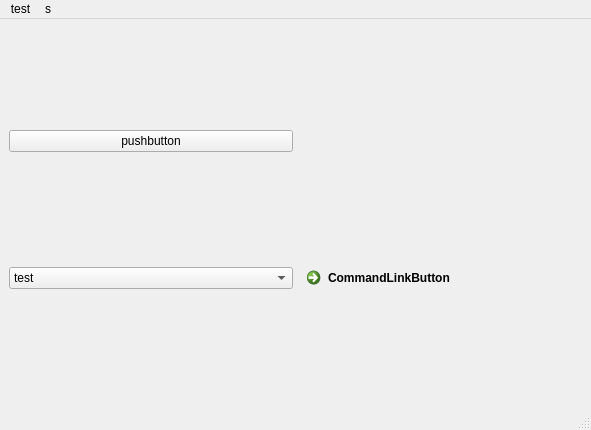
<?xml version="1.0" encoding="UTF-8"?>
<ui version="4.0">
 <class>MainWindow</class>
 <widget class="QMainWindow" name="MainWindow">
  <property name="geometry">
   <rect>
    <x>0</x>
    <y>0</y>
    <width>591</width>
    <height>430</height>
   </rect>
  </property>
  <property name="windowTitle">
   <string>MainWindow</string>
  </property>
  <widget class="QWidget" name="centralwidget">
   <layout class="QGridLayout" name="gridLayout">
    <item row="0" column="0">
     <widget class="QPushButton" name="pushButton">
      <property name="text">
       <string>pushbutton</string>
      </property>
     </widget>
    </item>
    <item row="1" column="0">
     <widget class="QComboBox" name="comboBox">
      <item>
       <property name="text">
        <string>test</string>
       </property>
      </item>
     </widget>
    </item>
    <item row="1" column="1">
     <widget class="QCommandLinkButton" name="commandLinkButton">
      <property name="text">
       <string>CommandLinkButton</string>
      </property>
     </widget>
    </item>
   </layout>
  </widget>
  <widget class="QMenuBar" name="menubar">
   <property name="geometry">
    <rect>
     <x>0</x>
     <y>0</y>
     <width>591</width>
     <height>26</height>
    </rect>
   </property>
   <widget class="QMenu" name="menuTest">
    <property name="title">
     <string>test</string>
    </property>
    <addaction name="separator"/>
    <addaction name="separator"/>
    <addaction name="actionTest1"/>
   </widget>
   <widget class="QMenu" name="menuS">
    <property name="title">
     <string>s</string>
    </property>
   </widget>
   <addaction name="menuTest"/>
   <addaction name="menuS"/>
  </widget>
  <widget class="QStatusBar" name="statusbar"/>
  <action name="actionTest1">
   <property name="text">
    <string>test1</string>
   </property>
  </action>
 </widget>
 <resources/>
 <connections/>
</ui>
